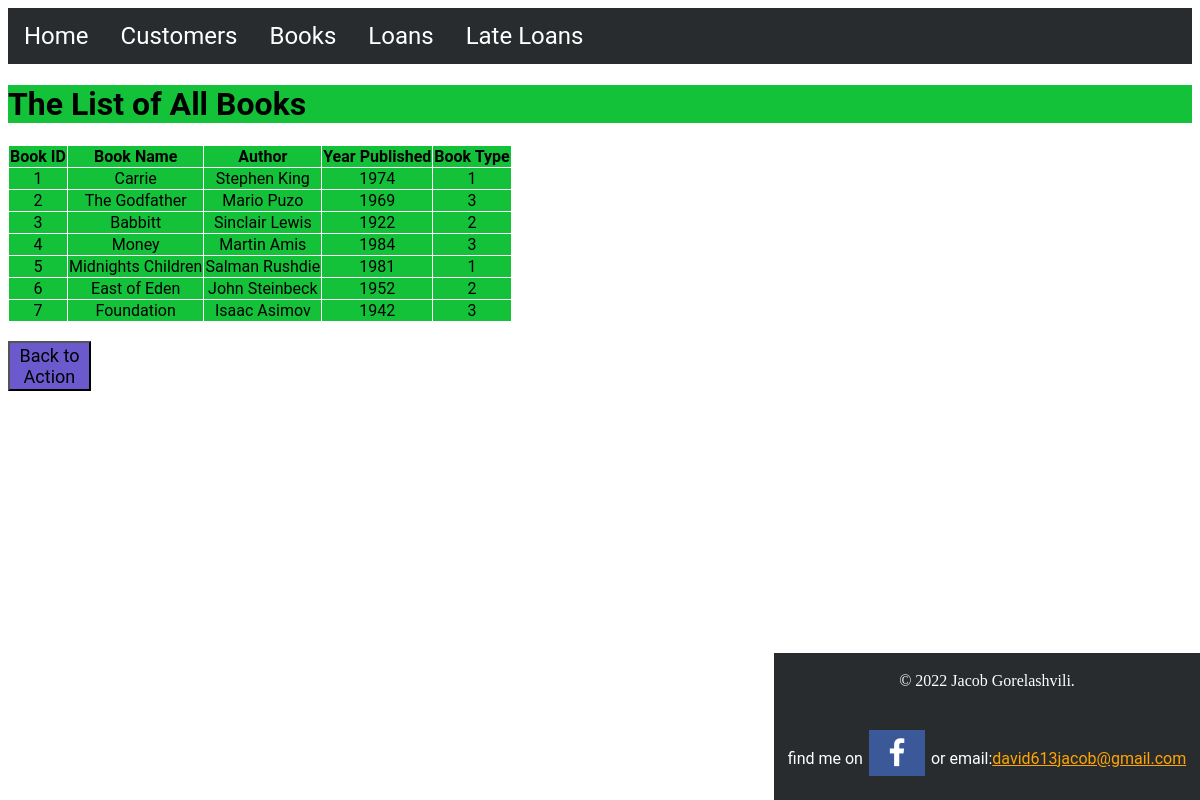
/books, run on the app's committed database.
### tables this page shows
CREATE TABLE Books
                            (bookID INTEGER PRIMARY KEY AUTOINCREMENT, bookName text, author text, yearPublished int, bookType int);

### app/main.py (the view)
@app.route("/books", methods=['GET'])
def displayBooks():
        return Books.displayBooks(Books)

### app/tools/books.py (called while the page is built)
    def displayBooks(self):
        cur.execute("select distinct * from Books")
        myBooks=cur.fetchall()
        return render_template("/books/books.html", myBooks=myBooks)

### app/templates/books/books.html (shortened to what this page needs)
{% extends "layout.html" %}
{%block content%}
    <h1 class="pushLeft" style="background-color: #14c23a;">The List of All Books</h1>
<div class="pushLeft">
    <table style="border: 0pt; text-align: center;"
        <tr>
            <th>Book ID</th>
            <th>Book Name</th>
            <th>Author</th>
            <th>Year Published</th>
            <th>Book Type</th>
        {% for book in myBooks %}
        <tr>
            <td>{{book[0]}}</td>
            <td>{{book[1]}}</td>
            <td>{{book[2]}}</td>
            <td>{{book[3]}}</td>
            <td>{{book[4]}}</td>
        </tr>
        {% endfor %}
    </table>
</div><br>
<button onclick="window.location.href='/'"" class="button button2" style="width: 7%; height: 50px; background-color: slateblue; font-size: large;">Back to Action</button>
{%endblock%}

### app/templates/layout.html (shortened to what this page needs)
<!DOCTYPE html>
<html>
<head>
  <link rel="stylesheet" href="https://cdnjs.cloudflare.com/ajax/libs/font-awesome/4.7.0/css/font-awesome.min.css">
</head>
<body>
<ul>
  <li><a class="active" href="/">Home</a></li>
  <li><a href="/customers">Customers</a></li>
  <li><a href="/books">Books</a></li>
  <li><a href="/loans">Loans</a></li>
  <li><a href="/lateLoans">Late Loans</a></li>
</ul>
{% block content %}
{% endblock %}
{%block footer%}
<footer>
  <p style="font-family: fantasy;">&copy; 2022 Jacob Gorelashvili.</p> <br>
  find me on <a href="https://www.facebook.com/dato.gorelashvili/"class="fa fa-facebook"></a>
  or email:<a href="mailto:david613jacob@gmail.com" style="color: orange;">david613jacob@gmail.com</a></p>
</footer>
{%endblock%}
</body>
</html>

### app/templates/layout.html (style rules this page uses)
.fa { padding: 8px; font-size: 30px; width: 40px; text-align: center; text-decoration: none; margin: 5px 2px; }
.fa-facebook { background: #3B5998; color: white; }
body { background-image: url('https://upload.wikimedia.org/wikipedia/commons/2/21/Bibliothèque_de_l%27Assemblée_Nationale_%28Lunon%29.jpg'); background-repeat: no-repeat; background-attachment: fixed; background-size: cover; }
ul { list-style-type: none; margin: 0; padding: 0; overflow: hidden; background-color: #292c2f; }
li { float:left }
li a { display: block; color: white; text-align: center; padding: 14px 16px; text-decoration: none; font-size: x-large; -webkit-transition-duration: 0.4s; transition-duration: 0.4s; align-items: center; }
* { font-family: Roboto; }
footer { text-align: center; padding: 3px; background-color: #292c2f; color: white; position: fixed; bottom: 0; left: 50; right: 0; width: 35%; }

### app/templates/books/books.html (style rules this page uses)
table, th, td { border: 1px solid white; border-collapse: collapse; }
th, td { background-color: #14c23a; }

### data on the page
Books: bookID "1", bookName "Carrie", author "Stephen King", yearPublished "1974", bookType "1"
Books: bookID "2", bookName "The Godfather", author "Mario Puzo", yearPublished "1969", bookType "3"
Books: bookID "3", bookName "Babbitt", author "Sinclair Lewis", yearPublished "1922", bookType "2"
Books: bookID "4", bookName "Money", author "Martin Amis", yearPublished "1984", bookType "3"
Books: bookID "5", bookName "Midnights Children", author "Salman Rushdie", yearPublished "1981", bookType "1"
Books: bookID "6", bookName "East of Eden", author "John Steinbeck", yearPublished "1952", bookType "2"
Books: bookID "7", bookName "Foundation", author "Isaac Asimov", yearPublished "1942", bookType "3"
